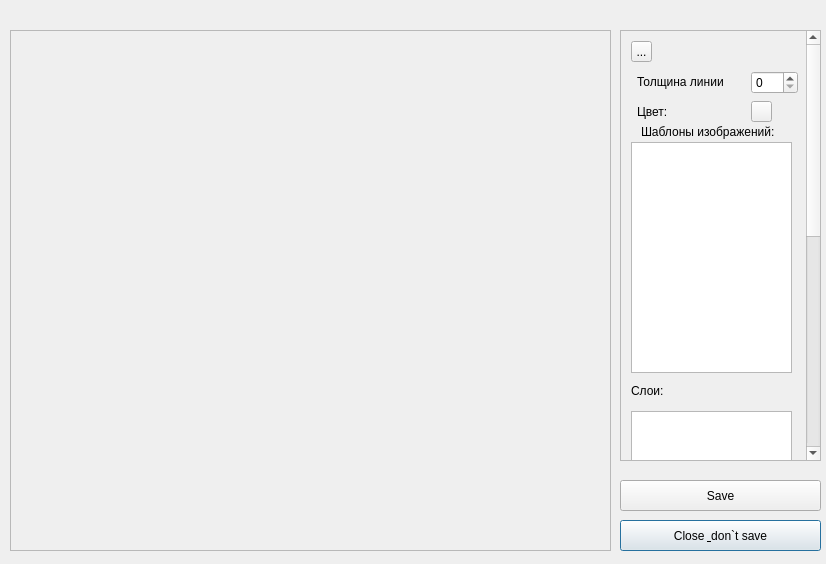
<?xml version="1.0" encoding="UTF-8"?>
<ui version="4.0">
 <class>screeneditor</class>
 <widget class="QDialog" name="screeneditor">
  <property name="geometry">
   <rect>
    <x>0</x>
    <y>0</y>
    <width>826</width>
    <height>564</height>
   </rect>
  </property>
  <property name="windowTitle">
   <string>Dialog</string>
  </property>
  <widget class="QScrollArea" name="scrollArea">
   <property name="geometry">
    <rect>
     <x>10</x>
     <y>30</y>
     <width>601</width>
     <height>521</height>
    </rect>
   </property>
   <property name="widgetResizable">
    <bool>true</bool>
   </property>
   <widget class="QWidget" name="scrollAreaWidgetContents">
    <property name="geometry">
     <rect>
      <x>0</x>
      <y>0</y>
      <width>599</width>
      <height>519</height>
     </rect>
    </property>
   </widget>
  </widget>
  <widget class="QPushButton" name="pushButton">
   <property name="geometry">
    <rect>
     <x>620</x>
     <y>520</y>
     <width>201</width>
     <height>31</height>
    </rect>
   </property>
   <property name="text">
    <string>Close &amp; don`t save</string>
   </property>
  </widget>
  <widget class="QPushButton" name="pushButton_2">
   <property name="geometry">
    <rect>
     <x>620</x>
     <y>480</y>
     <width>201</width>
     <height>31</height>
    </rect>
   </property>
   <property name="text">
    <string>Save</string>
   </property>
  </widget>
  <widget class="QScrollArea" name="scrollArea_2">
   <property name="geometry">
    <rect>
     <x>620</x>
     <y>30</y>
     <width>201</width>
     <height>431</height>
    </rect>
   </property>
   <property name="sizePolicy">
    <sizepolicy hsizetype="Fixed" vsizetype="Expanding">
     <horstretch>0</horstretch>
     <verstretch>0</verstretch>
    </sizepolicy>
   </property>
   <property name="widgetResizable">
    <bool>true</bool>
   </property>
   <widget class="QWidget" name="scrollAreaWidgetContents_2">
    <property name="geometry">
     <rect>
      <x>0</x>
      <y>0</y>
      <width>183</width>
      <height>900</height>
     </rect>
    </property>
    <property name="minimumSize">
     <size>
      <width>0</width>
      <height>900</height>
     </size>
    </property>
    <widget class="QLabel" name="label">
     <property name="geometry">
      <rect>
       <x>16</x>
       <y>70</y>
       <width>71</width>
       <height>21</height>
      </rect>
     </property>
     <property name="text">
      <string>Цвет:</string>
     </property>
    </widget>
    <widget class="QLabel" name="label_2">
     <property name="geometry">
      <rect>
       <x>16</x>
       <y>40</y>
       <width>101</width>
       <height>21</height>
      </rect>
     </property>
     <property name="text">
      <string>Толщина линии</string>
     </property>
    </widget>
    <widget class="QSpinBox" name="spinBox">
     <property name="geometry">
      <rect>
       <x>130</x>
       <y>40</y>
       <width>47</width>
       <height>23</height>
      </rect>
     </property>
    </widget>
    <widget class="QColorPicker" name="pushButton_3">
     <property name="geometry">
      <rect>
       <x>130</x>
       <y>70</y>
       <width>21</width>
       <height>21</height>
      </rect>
     </property>
     <property name="text">
      <string/>
     </property>
    </widget>
    <widget class="QToolButton" name="toolButton">
     <property name="geometry">
      <rect>
       <x>10</x>
       <y>10</y>
       <width>21</width>
       <height>21</height>
      </rect>
     </property>
     <property name="text">
      <string>...</string>
     </property>
    </widget>
    <widget class="QTableWidget" name="tableWidget">
     <property name="geometry">
      <rect>
       <x>10</x>
       <y>380</y>
       <width>161</width>
       <height>141</height>
      </rect>
     </property>
    </widget>
    <widget class="QLabel" name="label_3">
     <property name="geometry">
      <rect>
       <x>10</x>
       <y>350</y>
       <width>81</width>
       <height>20</height>
      </rect>
     </property>
     <property name="text">
      <string>Слои:</string>
     </property>
    </widget>
    <widget class="QListWidget" name="listWidget">
     <property name="geometry">
      <rect>
       <x>10</x>
       <y>111</y>
       <width>161</width>
       <height>231</height>
      </rect>
     </property>
    </widget>
    <widget class="QLabel" name="label_4">
     <property name="geometry">
      <rect>
       <x>20</x>
       <y>90</y>
       <width>151</width>
       <height>21</height>
      </rect>
     </property>
     <property name="text">
      <string>Шаблоны изображений:</string>
     </property>
    </widget>
   </widget>
  </widget>
 </widget>
 <customwidgets>
  <customwidget>
   <class>QColorPicker</class>
   <extends>QPushButton</extends>
   <header location="global">qcolorpicker.h</header>
  </customwidget>
 </customwidgets>
 <resources/>
 <connections/>
</ui>
